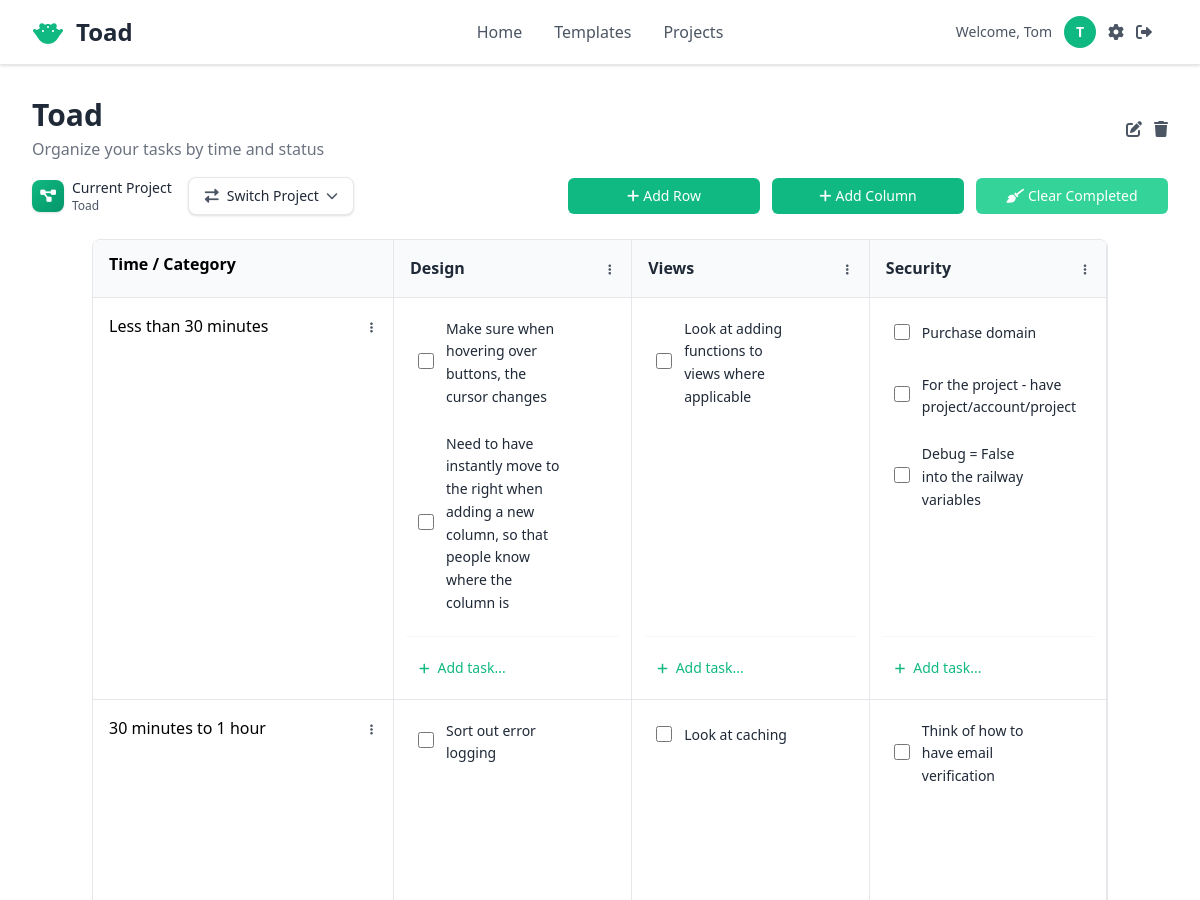
The page /projects/1/ (signed in, upper part) on the database as committed earlier.
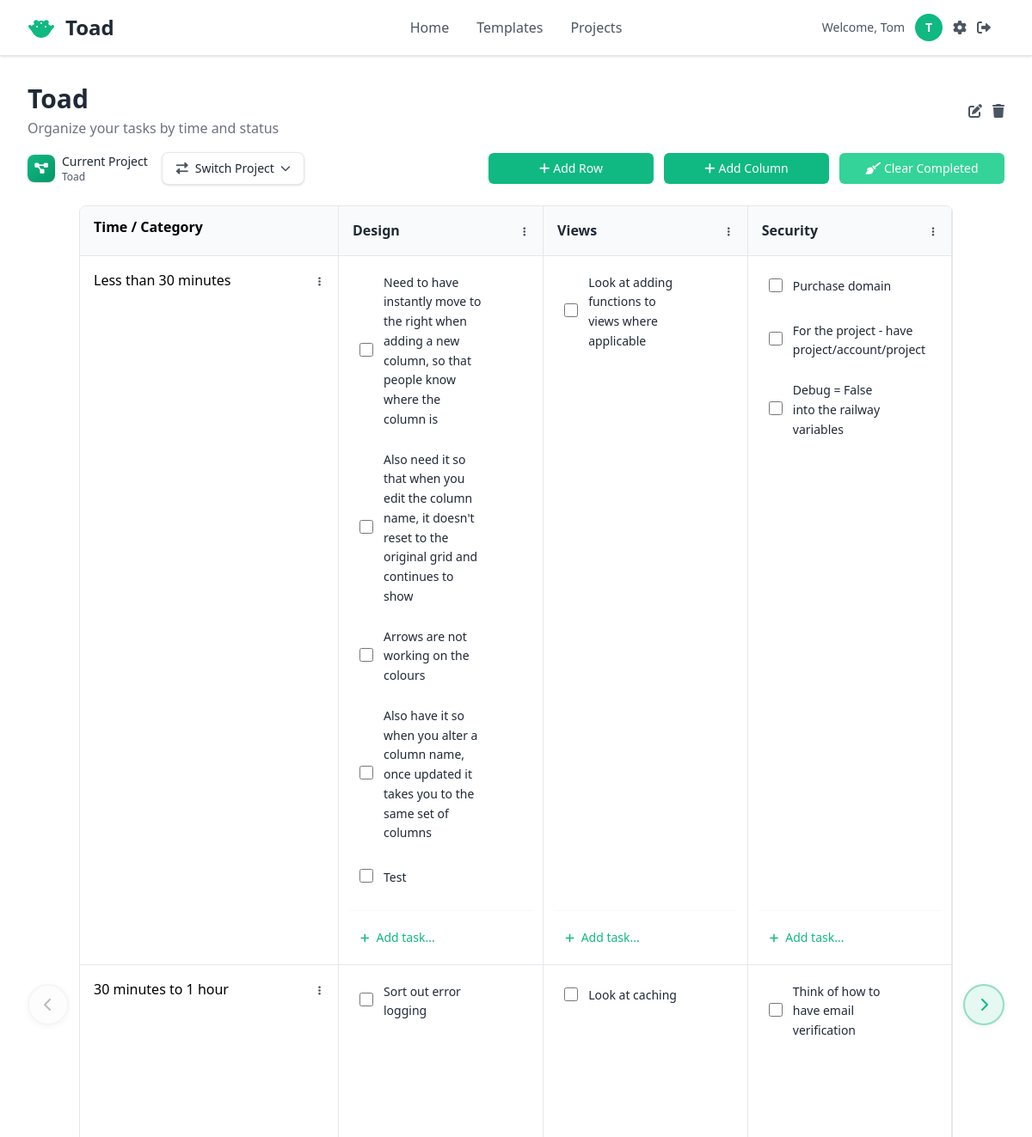
The same page on the database as committed later.
### pages/models.py (models this page shows, shortened)
class RowHeader(models.Model):
    project = models.ForeignKey(Project, on_delete=models.CASCADE, related_name='row_headers')
    name = models.CharField(max_length=100)
    order = models.PositiveIntegerField(default=0) # For maintaining row order
    created_at = models.DateTimeField(auto_now_add=True)
    updated_at = models.DateTimeField(auto_now=True)
    class Meta:
        ordering = ['order', 'created_at']
        indexes = [
            models.Index(fields=['project', 'order']),  # For ordered row queries
        ]

class ColumnHeader(models.Model):
    project = models.ForeignKey(Project, on_delete=models.CASCADE, related_name='column_headers')
    name = models.CharField(max_length=100)
    is_category_column = models.BooleanField(default=False) # To identify the first "Time / Category" like column
    order = models.PositiveIntegerField(default=0) # For maintaining column order
    created_at = models.DateTimeField(auto_now_add=True)
    updated_at = models.DateTimeField(auto_now=True)
    class Meta:
        ordering = ['order', 'created_at']
        indexes = [
            models.Index(fields=['project', 'is_category_column', 'order']),  # For ordered column queries
        ]

class Task(models.Model):
    project = models.ForeignKey(Project, on_delete=models.CASCADE, related_name='tasks')
    row_header = models.ForeignKey(RowHeader, on_delete=models.CASCADE, related_name='tasks')
    column_header = models.ForeignKey(ColumnHeader, on_delete=models.CASCADE, related_name='tasks')
    text = models.TextField(blank=False, null=False, help_text='Enter the task description')
    completed = models.BooleanField(default=False)
    created_at = models.DateTimeField(auto_now_add=True)
    updated_at = models.DateTimeField(auto_now=True)
    class Meta:
        ordering = ['created_at']
        indexes = [
            models.Index(fields=['project', 'row_header', 'column_header']),  # For cell-based task queries
            models.Index(fields=['project', 'completed']),  # For completed task filtering
            models.Index(fields=['project', 'created_at']),  # For task ordering
        ]

### pages/specific_views/project_views.py (the view)
# urls.py: path('projects/<int:pk>/', views.project_grid_view, name='project_grid'),
@login_required
@cache_control(max_age=60)
def project_grid_view(request, pk):
    project = get_object_or_404(
        Project.objects.select_related('user'),
        pk=pk,
        user=request.user
    )
    row_headers = project.row_headers.all().order_by('order')
    all_column_headers = project.column_headers.all().order_by('order')
    category_column = all_column_headers.filter(is_category_column=True).first()
    data_column_headers = list(all_column_headers.filter(is_category_column=False))
    column_headers = ([category_column] if category_column else []) + data_column_headers
    all_tasks = project.tasks.select_related('row_header', 'column_header').order_by('id')
    tasks_by_cell = {}
    tasks_by_row = {}
    for task in all_tasks:
        cell_key = f"{task.row_header_id}_{task.column_header_id}"
        if cell_key not in tasks_by_cell:
            tasks_by_cell[cell_key] = []
        tasks_by_cell[cell_key].append(task)
        if task.row_header_id not in tasks_by_row:
            tasks_by_row[task.row_header_id] = []
        tasks_by_row[task.row_header_id].append(task)
    row_min_heights = {}
    for row_header in row_headers:
        row_id = row_header.pk
        if row_id in tasks_by_row and tasks_by_row[row_id]:
            max_content_height = 0
            for task in tasks_by_row[row_id]:
                text_lines = len(task.text.split('\n'))
                char_lines = max(1, len(task.text) // 60)  # ~60 chars per line
                estimated_lines = max(text_lines, char_lines)
                content_height = estimated_lines * 25  # ~25px per line
                max_content_height = max(max_content_height, content_height)
            calculated_height = max(200, max_content_height + 120)  # 120px for form + padding
            row_min_heights[row_id] = calculated_height
        else:
            row_min_heights[row_id] = 200
    print(f"DEBUG: Row heights calculated: {row_min_heights}")
    user_projects = Project.objects.filter(user=request.user).only('id', 'name').order_by('name')
    context = {
        'project': project,
        'row_headers': row_headers,
        'category_column': category_column,
        'data_column_headers': data_column_headers,
        'tasks_by_cell': tasks_by_cell,
        'row_min_heights': row_min_heights,
        'projects': user_projects,
        'quick_task_form': QuickTaskForm(),
        'total_data_columns': len(data_column_headers),
    }
    if request.headers.get('HX-Request'):
        return render(request, 'pages/grid/partials/grid_content.html', context)
    return render(request, 'pages/grid/project_grid.html', context)

### pages/templates/pages/grid/project_grid.html (shortened to what this page needs)
{% extends "pages/layout.html" %}
{% load custom_filters %}
{% load static %}
{% block content %}
<div class="mb-6">
    <div class="flex items-center justify-between mb-4">
        <div>
            <h1 class="text-3xl font-bold text-[var(--title-text)]">{{ project.name }}</h1>
            <p class="text-[var(--subtitle-text)] mt-1">Organize your tasks by time and status</p>
        </div>
        <div class="flex items-center space-x-3">
            <a href="{% url 'pages:project_edit' pk=project.pk %}"
               class="text-[var(--text-secondary)] hover:text-[var(--primary-action-bg)] transition-colors">
                <i class="fas fa-edit"></i>
            </a>
            <a href="{% url 'pages:project_delete' pk=project.pk %}"
               class="text-[var(--text-secondary)] hover:text-[var(--delete-button-bg)] transition-colors">
                <i class="fas fa-trash"></i>
            </a>
        </div>
    </div>
    <div class="flex items-center justify-between">
        <div class="flex items-center space-x-4">
            <div class="flex items-center space-x-2">
                <div class="flex items-center justify-center w-8 h-8 bg-gradient-to-br from-[var(--primary-action-bg)] to-[var(--primary-action-hover-bg)] rounded-lg shadow-sm">
                    <i class="fas fa-project-diagram text-white text-sm"></i>
                </div>
                <div>
                    <div class="text-sm font-medium text-[var(--text-primary)]">Current Project</div>
                    <div class="text-xs text-[var(--text-secondary)]">{{ project.name }}</div>
                </div>
            </div>
            <div class="relative" id="project-switcher-container">
                <button type="button"
                        id="project-switcher-btn"
                        class="group flex items-center space-x-2 px-4 py-2 bg-[var(--container-bg)] hover:bg-[var(--grid-header-bg)] border border-[var(--border-color)] rounded-lg shadow-sm transition-all duration-200 hover:shadow-md hover:border-[var(--primary-action-bg)]/30 cursor-pointer">
                    <i class="fas fa-exchange-alt text-[var(--text-secondary)] group-hover:text-[var(--primary-action-bg)] transition-colors text-sm"></i>
                    <span class="text-sm text-[var(--text-primary)] font-medium">Switch Project</span>
                    <i class="fas fa-chevron-down text-xs text-[var(--text-secondary)] group-hover:text-[var(--primary-action-bg)] transition-all duration-200" id="switcher-chevron"></i>
                </button>
            </div>
        </div>
        <div class="flex items-center space-x-3">
            <a href="{% url 'pages:row_create' project_pk=project.pk %}"
               class="w-48 bg-[var(--primary-action-bg)] hover:bg-[var(--primary-action-hover-bg)] text-[var(--primary-action-text)] px-4 py-2 rounded-md text-sm font-medium transition-colors cursor-pointer flex items-center justify-center">
                <i class="fas fa-plus mr-1"></i>Add Row
            </a>
            <a href="{% url 'pages:column_create' project_pk=project.pk %}"
               class="w-48 bg-[var(--primary-action-bg)] hover:bg-[var(--primary-action-hover-bg)] text-[var(--primary-action-text)] px-4 py-2 rounded-md text-sm font-medium transition-colors cursor-pointer flex items-center justify-center">
                <i class="fas fa-plus mr-1"></i>Add Column
            </a>
            <a href="{% url 'pages:delete_completed_tasks' pk=project.pk %}"
               class="w-48 bg-[var(--clear-button-bg)] hover:bg-[var(--clear-button-hover-bg)] text-[var(--clear-button-text)] px-4 py-2 rounded-md text-sm font-medium transition-colors cursor-pointer flex items-center justify-center">
                <i class="fas fa-broom mr-1"></i>Clear Completed
            </a>
        </div>
    </div>
</div>
{% include 'pages/grid/partials/grid_content.html' %}
{% endblock %}

### pages/templates/pages/grid/partials/grid_content.html (shortened to what the changed rows need)
{% load custom_filters %}
<div class="grid-with-controls" id="grid-content">
    <button class="external-scroll-btn left-scroll-btn"
            data-action="scroll-left"
            title="Previous columns">
        <i class="fas fa-chevron-left"></i>
    </button>
    <div class="grid-container-wrapper" style="display: flex;">
        <div class="grid-table-fixed-col">
            <table class="grid-table-fixed">
                <colgroup>
                </colgroup>
                <thead>
                    <tr>
                        <th>{{ category_column.name }}</th>
                    </tr>
                </thead>
                <tbody>
                    {% for row_h in row_headers %}
                    <tr>
                        <td>
                             <div class="flex items-center justify-between">
                                <span>{{ row_h.name }}</span>
                                <div class="relative ml-2">
                                    <button type="button"
                                            class="row-actions-btn p-1 rounded hover:bg-[var(--grid-header-bg)] transition-colors cursor-pointer"
                                            title="Row actions"
                                            data-row-id="{{ row_h.pk }}">
                                        <i class="fas fa-ellipsis-v text-xs text-[var(--text-secondary)] hover:text-[var(--primary-action-bg)]"></i>
                                    </button>
                                </div>
                            </div>
                        </td>
                    </tr>
                    {% endfor %}
                </tbody>
            </table>
        </div>
        <div class="grid-table-scrollable" style="overflow-x: auto; width: calc(3 * var(--data-col-width, 300px));">
            <table class="grid-table" data-total-data-columns="{{ total_data_columns }}">
                <colgroup>
                </colgroup>
                <thead>
                    <tr>
                        {% for col_h in data_column_headers %}
                            <th>
                                <div class="flex items-center justify-between">
                                    <span class="text-[var(--title-text)] truncate">{{ col_h.name }}</span>
                                    <div class="relative ml-2">
                                        <button type="button"
                                                class="column-actions-btn p-1 rounded hover:bg-[var(--container-bg)] transition-colors cursor-pointer"
                                                title="Column actions"
                                                data-column-id="{{ col_h.pk }}">
                                            <i class="fas fa-ellipsis-v text-xs text-[var(--text-secondary)] hover:text-[var(--primary-action-bg)]"></i>
                                        </button>
                                    </div>
                                </div>
                            </th>
                        {% endfor %}
                    </tr>
                </thead>
                <tbody>
                    {% for row_h in row_headers %}
                    <tr>
                        {% for col_h in data_column_headers %}
                        <td data-row="{{ row_h.pk }}" data-col="{{ col_h.pk }}" class="relative">
                            <div class="space-y-2 pb-16" data-row="{{ row_h.pk }}" data-col="{{ col_h.pk }}" id="tasks-{{ row_h.pk }}-{{ col_h.pk }}">
                                {% with key=row_h.pk|cell_key:col_h.pk %}
                                    {% for task in tasks_by_cell|get_item:key %}
                                        {% include 'pages/grid/actions_in_page/task_item.html' with task=task %}
                                    {% endfor %}
                                {% endwith %}
                            </div>
                            <div class="absolute bottom-3 left-3 right-3 pt-3 border-t border-[var(--border-color)]/30 bg-[var(--container-bg)]">
                                <form method="post"
                                      action="{% url 'pages:task_create' project_pk=project.pk row_pk=row_h.pk col_pk=col_h.pk %}"
                                      class="task-form add-task-form"
                                      novalidate
                                      hx-post="{% url 'pages:task_create' project_pk=project.pk row_pk=row_h.pk col_pk=col_h.pk %}"
                                      hx-swap="beforeend"
                                      hx-target="#tasks-{{ row_h.pk }}-{{ col_h.pk }}"
                                      hx-trigger="submit throttle:500ms"
                                      hx-disabled-elt="this"
                                      onsubmit="return validateTaskForm(this)">
                                    <div class="add-task-collapsed">
                                        <button type="button"
                                                class="add-task-trigger w-full text-left py-2 px-3 text-[var(--primary-action-bg)] hover:text-[var(--primary-action-hover-bg)] hover:bg-[var(--grid-header-bg)] rounded-md transition-all duration-200 text-sm border border-transparent hover:border-[var(--border-color)] cursor-pointer">
                                            <i class="fas fa-plus text-xs mr-2"></i>Add task...
                                        </button>
                                    </div>
                                </form>
                            </div>
                        </td>
                        {% endfor %}
                    </tr>
                    {% endfor %}
                </tbody>
            </table>
        </div>
    </div>
    <button class="external-scroll-btn right-scroll-btn"
            data-action="scroll-right"
            title="Next columns">
        <i class="fas fa-chevron-right"></i>
    </button>
</div>

### pages/templates/pages/grid/actions_in_page/task_item.html (shortened to what this page needs)
{% load static %}
<div class="group flex items-center justify-between w-full p-2 rounded-lg hover:bg-[var(--grid-header-bg)] transition-all duration-200 {% if task.completed %}bg-green-50{% endif %}"
     data-task-id="{{ task.id }}"
     id="task-{{ task.id }}">
    <div class="flex items-center space-x-3 min-w-0 flex-1">
        <form method="POST"
              action="{% url 'pages:task_toggle_complete' task.pk %}"
              class="flex-shrink-0"
              hx-post="{% url 'pages:task_toggle_complete' task.pk %}"
              hx-swap="none"
              hx-trigger="change throttle:300ms"
              hx-disabled-elt="find input"
              _="on htmx:afterRequest(detail)
                 if detail.successful
                   set response to JSON.parse(detail.xhr.response)
                   if response.completed
                     add .bg-green-50 to #task-{{ task.id }}
                     add .line-through to #task-text-{{ task.id }}
                     add .text-gray-500 to #task-text-{{ task.id }}
                   else
                     remove .bg-green-50 from #task-{{ task.id }}
                     remove .line-through from #task-text-{{ task.id }}
                     remove .text-gray-500 from #task-text-{{ task.id }}
                   end
                 end">
            <input type="checkbox"
                   name="completed"
                   class="w-4 h-4 rounded border-gray-300 text-[var(--primary-action-bg)] focus:ring-[var(--primary-action-bg)] cursor-pointer">
        </form>
        <div id="task-text-{{ task.id }}" class="text-sm text-[var(--text-primary)] {% if task.completed %}line-through text-gray-500{% endif %} leading-relaxed">{{ task.text|linebreaks }}</div>
    </div>
</div>

Rows that differ between the two databases and show on the page:
removed Task: text "Make sure when hovering over buttons, the cursor changes", shown under ColumnHeader "Design"
added Task: text "Also need it so that when you edit the column name, it doesn't reset to the original grid and continues to show", shown under ColumnHeader "Design"
added Task: text "Arrows are not working on the colours", shown under ColumnHeader "Design"
added Task: text "Also have it so when you alter a column name, once updated it takes you to the same set of columns", shown under ColumnHeader "Design"
added Task: text "Test", shown under ColumnHeader "Design"
